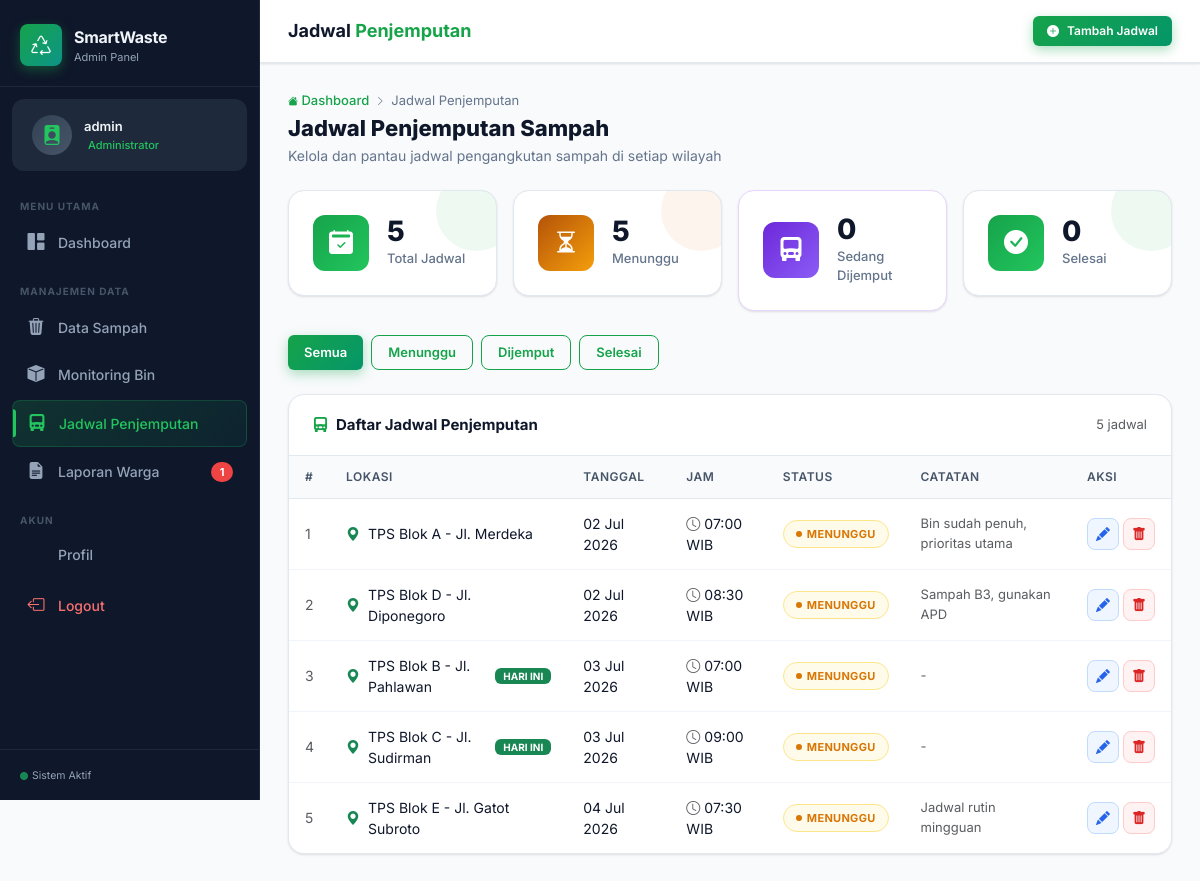
/pickup.php (signed in), run on the app's committed database.
### tables this page shows
CREATE TABLE pickup_schedule (
    id INT AUTO_INCREMENT PRIMARY KEY,
    lokasi VARCHAR(200) NOT NULL,
    tanggal_jemput DATE NOT NULL,
    jam_jemput TIME NOT NULL,
    status ENUM('MENUNGGU','DIJEMPUT','SELESAI') NOT NULL DEFAULT 'MENUNGGU',
    catatan TEXT
);

### config/db.php (called while the page is built, shortened)
<?php
function isAdmin() {
    return isset($_SESSION['admin_id']);
}
?>

### pickup.php (the view, shortened to what this page needs)
<?php
require_once 'config/db.php';
$is_admin = isAdmin();
$today = date('Y-m-d');
$total     = $conn->query("SELECT COUNT(*) as c FROM pickup_schedule")->fetch_assoc()['c'];
$menunggu  = $conn->query("SELECT COUNT(*) as c FROM pickup_schedule WHERE status='MENUNGGU'")->fetch_assoc()['c'];
$dijemput  = $conn->query("SELECT COUNT(*) as c FROM pickup_schedule WHERE status='DIJEMPUT'")->fetch_assoc()['c'];
$selesai   = $conn->query("SELECT COUNT(*) as c FROM pickup_schedule WHERE status='SELESAI'")->fetch_assoc()['c'];
$filter = isset($_GET['filter']) ? sanitize($conn, $_GET['filter']) : '';
$where = $filter ? "WHERE status='$filter'" : '';
$pickups = $conn->query("SELECT * FROM pickup_schedule $where ORDER BY tanggal_jemput ASC, jam_jemput ASC");
?>
<?php include 'includes/header.php'; ?>
<div class="d-flex">
    <div class="main-content flex-grow-1">
        <div class="topbar">
            <h1 class="topbar-title">Jadwal <span>Penjemputan</span></h1>
            <div class="topbar-right">
                <?php if ($is_admin): ?>
                <button class="btn-eco btn-eco-sm" data-bs-toggle="modal" data-bs-target="#addModal">
                    <i class="bi bi-plus-circle-fill"></i> Tambah Jadwal
                </button>
                <?php endif; ?>
            </div>
        </div>
        <div class="page-container">
            <div class="page-header">
                <div class="page-header-left">
                    <div class="breadcrumb-eco"><a href="<?= $is_admin ? 'dashboard_admin.php' : 'dashboard_user.php' ?>"><i class="bi bi-house-fill"></i> Dashboard</a><i class="bi bi-chevron-right"></i>Jadwal Penjemputan</div>
                    <h1>Jadwal Penjemputan Sampah</h1>
                    <p>Kelola dan pantau jadwal pengangkutan sampah di setiap wilayah</p>
                </div>
            </div>
            <div class="row g-3 mb-4">
                <div class="col-md-3">
                    <div class="stat-card green">
                        <div class="stat-icon green"><i class="bi bi-calendar2-check-fill"></i></div>
                        <div class="stat-info">
                            <div class="stat-value" data-count="<?= $total ?>"><?= $total ?></div>
                            <div class="stat-label">Total Jadwal</div>
                        </div>
                    </div>
                </div>
                <div class="col-md-3">
                    <div class="stat-card orange">
                        <div class="stat-icon orange"><i class="bi bi-hourglass-split"></i></div>
                        <div class="stat-info">
                            <div class="stat-value" data-count="<?= $menunggu ?>"><?= $menunggu ?></div>
                            <div class="stat-label">Menunggu</div>
                        </div>
                    </div>
                </div>
                <div class="col-md-3">
                    <div class="stat-card" style="border-color:#e9d5ff;">
                        <div class="stat-icon purple"><i class="bi bi-truck-front-fill"></i></div>
                        <div class="stat-info">
                            <div class="stat-value" data-count="<?= $dijemput ?>"><?= $dijemput ?></div>
                            <div class="stat-label">Sedang Dijemput</div>
                        </div>
                    </div>
                </div>
                <div class="col-md-3">
                    <div class="stat-card green">
                        <div class="stat-icon green"><i class="bi bi-check-circle-fill"></i></div>
                        <div class="stat-info">
                            <div class="stat-value" data-count="<?= $selesai ?>"><?= $selesai ?></div>
                            <div class="stat-label">Selesai</div>
                        </div>
                    </div>
                </div>
            </div>
            <div class="d-flex gap-2 mb-4 flex-wrap">
                <?php
                $filters = ['' => 'Semua', 'MENUNGGU' => 'Menunggu', 'DIJEMPUT' => 'Dijemput', 'SELESAI' => 'Selesai'];
                foreach ($filters as $key => $label):
                    $active = $filter === $key;
                ?>
                <a href="?filter=<?= $key ?>"
                   class="<?= $active ? 'btn-eco btn-eco-sm' : 'btn-outline-eco' ?>"
                   style="padding:7px 16px;font-size:13px;">
                   <?= $label ?>
                </a>
                <?php endforeach; ?>
            </div>
            <div class="table-card">
                <div class="table-card-header">
                    <h5 class="table-card-title"><i class="bi bi-truck-front-fill"></i> Daftar Jadwal Penjemputan</h5>
                    <span class="text-muted" style="font-size:13px;"><?= $pickups ? $pickups->num_rows : 0 ?> jadwal</span>
                </div>
                <div class="table-responsive">
                    <table class="table table-hover mb-0">
                        <thead>
                            <tr>
                                <th>#</th>
                                <th>Lokasi</th>
                                <th>Tanggal</th>
                                <th>Jam</th>
                                <th>Status</th>
                                <th>Catatan</th>
                                <?php if ($is_admin): ?><th>Aksi</th><?php endif; ?>
                            </tr>
                        </thead>
                        <tbody>
                            <?php if ($pickups && $pickups->num_rows > 0):
                                $no = 1;
                                while ($p = $pickups->fetch_assoc()):
                                    $st = strtolower($p['status']);
                                    $badge = ['menunggu'=>'badge-menunggu','dijemput'=>'badge-dijemput','selesai'=>'badge-selesai'][$st] ?? 'badge-menunggu';
                                    $is_today = $p['tanggal_jemput'] == $today;
                            ?>
                            <tr style="<?= $is_today ? 'background:#f0fdf4;' : '' ?>">
                                <td class="text-muted"><?= $no++ ?></td>
                                <td>
                                    <div class="d-flex align-items-center gap-2">
                                        <i class="bi bi-geo-alt-fill text-success"></i>
                                        <span class="fw-600"><?= htmlspecialchars($p['lokasi']) ?></span>
                                        <?php if ($is_today): ?>
                                        <span class="badge bg-success text-white" style="font-size:10px;padding:3px 8px;">HARI INI</span>
                                        <?php endif; ?>
                                    </div>
                                </td>
                                <td><?= date('d M Y', strtotime($p['tanggal_jemput'])) ?></td>
                                <td><i class="bi bi-clock me-1 text-muted"></i><?= date('H:i', strtotime($p['jam_jemput'])) ?> WIB</td>
                                <td><span class="badge-status <?= $badge ?>"><?= $p['status'] ?></span></td>
                                <td class="text-muted" style="font-size:13px;"><?= $p['catatan'] ? htmlspecialchars($p['catatan']) : '-' ?></td>
                                <?php if ($is_admin): ?>
                                <td>
                                    <div class="d-flex gap-1">
                                        <a href="?edit=<?= $p['id'] ?>" class="action-btn edit" title="Edit"><i class="bi bi-pencil-fill"></i></a>
                                        <button class="action-btn delete" title="Hapus"
                                            onclick="confirmDelete('del-pickup-<?= $p['id'] ?>', '<?= htmlspecialchars($p['lokasi'], ENT_QUOTES) ?>')">
                                            <i class="bi bi-trash-fill"></i>
                                        </button>
                                    </div>
                                </td>
                                <?php endif; ?>
                            </tr>
                            <?php endwhile;
                            endif; ?>
                        </tbody>
                    </table>
                </div>
            </div>
        </div>
    </div>
</div>
<?php include 'includes/footer.php'; ?>

### data on the page
pickup_schedule: lokasi "TPS Blok A - Jl. Merdeka", tanggal_jemput "02 Jul 2026", jam_jemput "07:00", status "MENUNGGU", catatan "Bin sudah penuh, prioritas utama"
pickup_schedule: lokasi "TPS Blok D - Jl. Diponegoro", tanggal_jemput "02 Jul 2026", jam_jemput "08:30", status "MENUNGGU", catatan "Sampah B3, gunakan APD"
pickup_schedule: lokasi "TPS Blok B - Jl. Pahlawan", shows "HARI INI", tanggal_jemput "03 Jul 2026", jam_jemput "07:00", status "MENUNGGU"
pickup_schedule: lokasi "TPS Blok C - Jl. Sudirman", shows "HARI INI", tanggal_jemput "03 Jul 2026", jam_jemput "09:00", status "MENUNGGU"
pickup_schedule: lokasi "TPS Blok E - Jl. Gatot Subroto", tanggal_jemput "04 Jul 2026", jam_jemput "07:30", status "MENUNGGU", catatan "Jadwal rutin mingguan"

### other printed values
$_SESSION['admin_username'] "admin"
$cnt "1"
$total "5"
$menunggu "5"
$dijemput "0"
$selesai "0"
$label "Semua"
$label "Menunggu"
$label "Dijemput"
$label "Selesai"
$pickups->num_rows "5"
